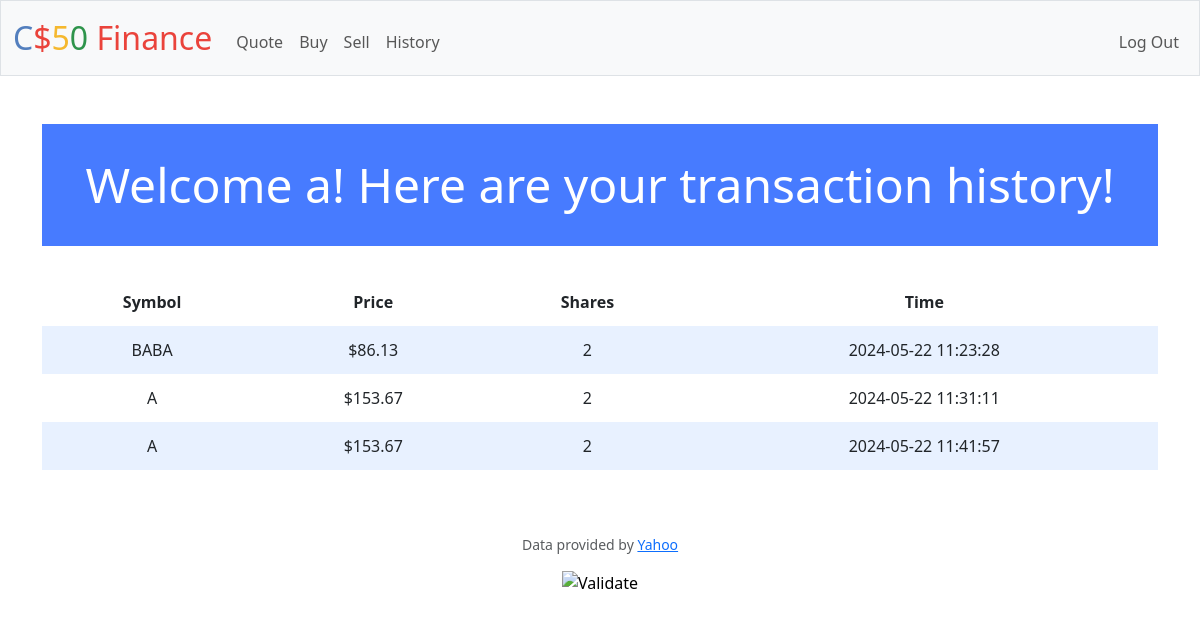
The app's page /history (signed in) with its own data.
### tables this page shows
CREATE TABLE history (
    user_id INTEGER NOT NULL,
    symbol TEXT NOT NULL,
    price REAL NOT NULL,
    shares INTEGER NOT NULL,
    cash REAL NOT NULL,
    time TIMESTAMP NOT NULL,
    FOREIGN KEY (user_id) REFERENCES users(id)
    );

### app.py (the view)
@app.route("/history")
@login_required
def history():
    user_id = session["user_id"]
    username = db.execute("SELECT username FROM users WHERE id = ?", user_id)[0]["username"]
    stocks = db.execute("SELECT symbol, price, shares, time FROM history WHERE user_id = ?", user_id)
    if stocks:
        for stock in stocks:
            stock["price"] = usd(stock["price"])
        return render_template("history.html", stocks = stocks, username=username)

### app.py (called while the page is built)
@app.after_request
def after_request(response):
    response.headers["Cache-Control"] = "no-cache, no-store, must-revalidate"
    response.headers["Expires"] = 0
    response.headers["Pragma"] = "no-cache"
    return response

### helpers.py (called while the page is built)
def login_required(f):
    @wraps(f)
    def decorated_function(*args, **kwargs):
        if session.get("user_id") is None:
            return redirect("/login")
        return f(*args, **kwargs)
    return decorated_function

def usd(value):
    return f"${value:,.2f}"

### templates/history.html (shortened to what this page needs)
{% extends "layout.html" %}
{% block main %}
    <h1>Welcome {{ username }}! Here are your transaction history!</h1>
    <table>
        <thead>
            <th>Symbol</th>
            <th>Price</th>
            <th>Shares</th>
            <th>Time</th>
        </thead>
        <tbody>
            {% for stock in stocks %}
                <tr>
                    <td>{{ stock.symbol }}</td>
                    <td>{{ stock.price }}</td>
                    <td>{{ stock.shares }}</td>
                    <td>{{ stock.time }}</td>
                </tr>
            {% endfor %}
        </tbody>
    </table>
{% endblock %}

### templates/layout.html (shortened to what this page needs)
<!DOCTYPE html>
<html lang="en">
    <head>
        <link href="https://cdn.jsdelivr.net/npm/bootstrap@5.3.3/dist/css/bootstrap.min.css" rel="stylesheet">
        <link href="/static/styles.css" rel="stylesheet">
    </head>
    <body>
        <nav class="bg-light border navbar navbar-expand-md navbar-light">
            <div class="container-fluid">
                <a class="navbar-brand" href="/"><span class="blue">C</span><span class="red">$</span><span class="yellow">5</span><span class="green">0</span> <span class="red">Finance</span></a>
                <div class="collapse navbar-collapse" id="navbar">
                    {% if session["user_id"] %}
                        <ul class="navbar-nav me-auto mt-2">
                            <li class="nav-item"><a class="nav-link" href="/quote">Quote</a></li>
                            <li class="nav-item"><a class="nav-link" href="/buy">Buy</a></li>
                            <li class="nav-item"><a class="nav-link" href="/sell">Sell</a></li>
                            <li class="nav-item"><a class="nav-link" href="/history">History</a></li>
                        </ul>
                        <ul class="navbar-nav ms-auto mt-2">
                            <li class="nav-item"><a class="nav-link" href="/logout">Log Out</a></li>
                        </ul>
                    {% else %}
                        <ul class="navbar-nav ms-auto mt-2">
                            <li class="nav-item"><a class="nav-link" href="/register">Register</a></li>
                            <li class="nav-item"><a class="nav-link" href="/login">Log In</a></li>
                        </ul>
                    {% endif %}
                </div>
            </div>
        </nav>
        <main class="container py-5 text-center">
            {% block main %}{% endblock %}
        </main>
        <footer class="mb-5">
            <p class="mb-3 small text-center text-muted">
                Data provided by <a href="https://finance.yahoo.com/">Yahoo</a>
            </p>
            <form action="https://validator.w3.org/check" class="text-center" enctype="multipart/form-data" method="post" target="_blank">
                <input alt="Validate" src="/static/I_heart_validator.png" type="image">
            </form>
        </footer>
    </body>
</html>

### static/styles.css (style rules this page uses)
nav .navbar-brand { font-size: xx-large; }
nav .navbar-brand .blue { color: #537fbe; }
nav .navbar-brand .red { color: #ea433b; }
nav .navbar-brand .yellow { color: #f5b82e; }
nav .navbar-brand .green { color: #2e944b; }
h1 { background-color: #477bff; color: #fff; font-size: 48px; margin-bottom: 2rem; padding: 2rem 1rem; text-align: center; }
table { background-color: transparent; margin-bottom: 1rem; width: 100%; }
table th, table td { padding: 0.75rem; vertical-align: middle; }
tbody tr:nth-of-type(odd) { background-color: rgb(179, 208, 255, 0.3) }

### records on screen
history: symbol "BABA", price "$86.13", shares "2", time "2024-05-22 11:23:28"
history: symbol "A", price "$153.67", shares "2", time "2024-05-22 11:31:11"
history: symbol "A", price "$153.67", shares "2", time "2024-05-22 11:41:57"

### other values on screen
{{ username }} "a"
